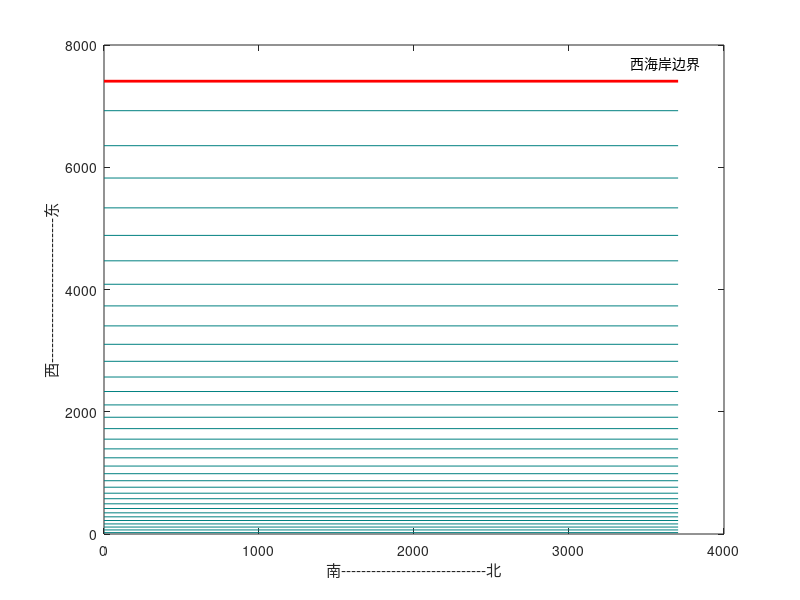

Reproduce this figure in MATLAB.
%使用 智能优化算法 求解第三问，寻找最优的测线分布
%由于前面已经证明了沿着登高线测量就可以达到最大的测量效率，因此我们保证算法所找的测线都是南北走向的
%西深东浅，南北等深

%角度转弧度
rad=@(x) x*pi/180;
degree=@(x) x*180/pi;
%初始化参数
alpha=rad(1.5);%海底倾斜角
D0=110;%海底中心处水深
theta=rad(120);%换能器开角

%海里转换为米
mile=@(x) 1852*x;
haili=@(x) x/1852;
D=@(x) tan(alpha)*x+D0;%计算当前位置的深度
%覆盖宽度
W11=@(x) D(x)/sin(pi/2-theta/2-alpha)*sin(theta/2);%深水侧
W22=@(x) D(x)/sin(pi/2-theta/2+alpha)*sin(theta/2);%浅水侧
W=@(x) W11(x)+W22(x);
%覆盖率 x当前位置 d上一条测线的位置
eta=@(x,d) (D(x)/sin(pi/2-theta/2-alpha)*sin(theta/2)+...
    D(x-d)/sin(pi/2-theta/2+alpha)*sin(theta/2)-d/cos(alpha))/W(x);

%东西边界      %%2海里=3704m
west=-mile(2);
east=mile(2);

W1=@(x) W11(x)*cos(alpha);
W2=@(x) W22(x)*cos(alpha);
%以下采用m作为运算的单位

%搜索初始点 粗糙判定在10-30
high=-3674;
low=-3694;
mid=(high+low)/2.0;
while west+W2(mid)-mid>0.01 || west+W2(mid)-mid<0
    mid=(high+low)/2.0;
    if west+W2(mid)-mid>0
        low=mid;
    elseif west+W2(mid)-mid<0
        high=mid;
    end  
end
X=mid;
%使用二分法进行求解，使覆盖率尽可能接近10%
error=0.011;
i=mid;
while true
    temp=eta(i,i-X(end));
    if temp>0.1 && temp <0.12
        high=i;low=i;
        while temp>=0.1
            temp=eta(high,high-X(end));
            high=high+1;
        end
        %进入二分法
        mid=(high+low)/2.0
        while temp-0.1>error || temp<=0.1
                mid=(high+low)/2.0
                temp=eta(high,high-X(end));
                if temp<0
                    low=mid;
                elseif temp>0
                    high=mid;
                end
        end
        X=[X mid];
    end
    
    i=i+1;
    flag=W1(i)+i;
    if flag>east
       break
    end
end

X=X+3704;

%%画图
for i=1:34
    plot([0,3704],[X(i) X(i)],'Color',[0 0.5 0.5])
    hold on
end
plot([0,3704],[7408 7408],'Color',[1 0 0],'LineWidth',2)
hold on
%这里还可以表示一下覆盖范围
%rectangle('Position',[,0,40,20],'edgecolor','k','facecolor','y','linewidth',2)
xlabel('南-----------------------------北')
ylabel('西-----------------------------东')
text(3400,7700,'西海岸边界') 